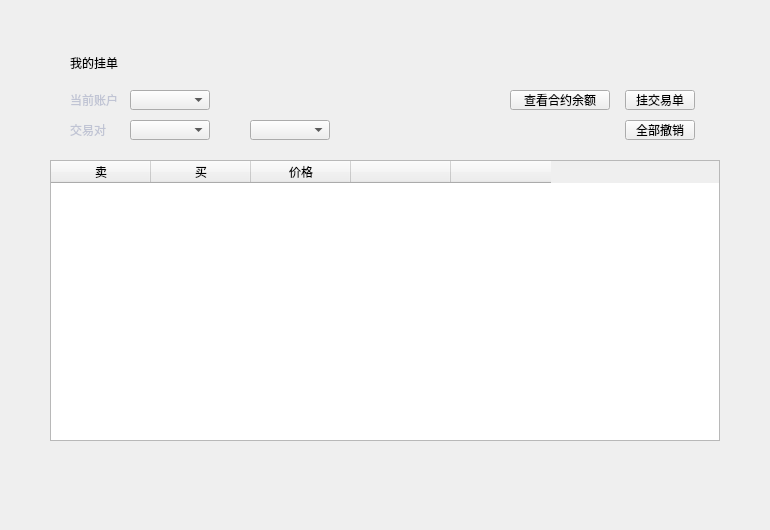
<?xml version="1.0" encoding="UTF-8"?>
<ui version="4.0">
 <class>MyExchangeContractPage</class>
 <widget class="QWidget" name="MyExchangeContractPage">
  <property name="geometry">
   <rect>
    <x>0</x>
    <y>0</y>
    <width>770</width>
    <height>530</height>
   </rect>
  </property>
  <property name="font">
   <font>
    <family>微软雅黑</family>
   </font>
  </property>
  <property name="windowTitle">
   <string>Form</string>
  </property>
  <widget class="QToolButton" name="sellBtn">
   <property name="geometry">
    <rect>
     <x>625</x>
     <y>90</y>
     <width>70</width>
     <height>20</height>
    </rect>
   </property>
   <property name="cursor">
    <cursorShape>PointingHandCursor</cursorShape>
   </property>
   <property name="styleSheet">
    <string notr="true"/>
   </property>
   <property name="text">
    <string>挂交易单</string>
   </property>
  </widget>
  <widget class="QLabel" name="label">
   <property name="geometry">
    <rect>
     <x>70</x>
     <y>90</y>
     <width>60</width>
     <height>20</height>
    </rect>
   </property>
   <property name="font">
    <font>
     <family>微软雅黑</family>
    </font>
   </property>
   <property name="styleSheet">
    <string notr="true">color: rgb(192, 196, 212);</string>
   </property>
   <property name="text">
    <string>当前账户</string>
   </property>
   <property name="alignment">
    <set>Qt::AlignLeading|Qt::AlignLeft|Qt::AlignVCenter</set>
   </property>
  </widget>
  <widget class="QComboBox" name="accountComboBox">
   <property name="geometry">
    <rect>
     <x>130</x>
     <y>90</y>
     <width>80</width>
     <height>20</height>
    </rect>
   </property>
   <property name="font">
    <font>
     <family>微软雅黑</family>
     <weight>50</weight>
     <bold>false</bold>
    </font>
   </property>
   <property name="focusPolicy">
    <enum>Qt::NoFocus</enum>
   </property>
   <property name="styleSheet">
    <string notr="true"/>
   </property>
  </widget>
  <widget class="QToolButton" name="balanceBtn">
   <property name="geometry">
    <rect>
     <x>510</x>
     <y>90</y>
     <width>100</width>
     <height>20</height>
    </rect>
   </property>
   <property name="cursor">
    <cursorShape>PointingHandCursor</cursorShape>
   </property>
   <property name="text">
    <string>查看合约余额</string>
   </property>
  </widget>
  <widget class="QLabel" name="title_label">
   <property name="geometry">
    <rect>
     <x>70</x>
     <y>50</y>
     <width>200</width>
     <height>26</height>
    </rect>
   </property>
   <property name="styleSheet">
    <string notr="true"/>
   </property>
   <property name="text">
    <string>我的挂单</string>
   </property>
  </widget>
  <widget class="QComboBox" name="assetComboBox2">
   <property name="geometry">
    <rect>
     <x>250</x>
     <y>120</y>
     <width>80</width>
     <height>20</height>
    </rect>
   </property>
   <property name="font">
    <font>
     <family>微软雅黑</family>
     <weight>50</weight>
     <bold>false</bold>
    </font>
   </property>
   <property name="focusPolicy">
    <enum>Qt::NoFocus</enum>
   </property>
   <property name="styleSheet">
    <string notr="true"/>
   </property>
  </widget>
  <widget class="QLabel" name="label_2">
   <property name="geometry">
    <rect>
     <x>223</x>
     <y>127</y>
     <width>14</width>
     <height>5</height>
    </rect>
   </property>
   <property name="font">
    <font>
     <family>微软雅黑</family>
    </font>
   </property>
   <property name="styleSheet">
    <string notr="true">color: rgb(192, 196, 212);
background-image: url(:/ui/wallet_ui/switch.png);</string>
   </property>
   <property name="text">
    <string/>
   </property>
   <property name="alignment">
    <set>Qt::AlignLeading|Qt::AlignLeft|Qt::AlignVCenter</set>
   </property>
  </widget>
  <widget class="QTableWidget" name="ordersTableWidget">
   <property name="geometry">
    <rect>
     <x>50</x>
     <y>160</y>
     <width>670</width>
     <height>281</height>
    </rect>
   </property>
   <column>
    <property name="text">
     <string>卖</string>
    </property>
    <property name="font">
     <font>
      <family>微软雅黑</family>
     </font>
    </property>
    <property name="textAlignment">
     <set>AlignCenter</set>
    </property>
   </column>
   <column>
    <property name="text">
     <string>买</string>
    </property>
    <property name="font">
     <font>
      <family>微软雅黑</family>
     </font>
    </property>
    <property name="textAlignment">
     <set>AlignCenter</set>
    </property>
   </column>
   <column>
    <property name="text">
     <string>价格</string>
    </property>
    <property name="font">
     <font>
      <family>微软雅黑</family>
     </font>
    </property>
    <property name="textAlignment">
     <set>AlignCenter</set>
    </property>
   </column>
   <column>
    <property name="text">
     <string/>
    </property>
   </column>
   <column>
    <property name="text">
     <string/>
    </property>
   </column>
  </widget>
  <widget class="QToolButton" name="withdrawAllBtn">
   <property name="geometry">
    <rect>
     <x>625</x>
     <y>120</y>
     <width>70</width>
     <height>20</height>
    </rect>
   </property>
   <property name="cursor">
    <cursorShape>PointingHandCursor</cursorShape>
   </property>
   <property name="styleSheet">
    <string notr="true"/>
   </property>
   <property name="text">
    <string>全部撤销</string>
   </property>
  </widget>
  <widget class="QComboBox" name="assetComboBox">
   <property name="geometry">
    <rect>
     <x>130</x>
     <y>120</y>
     <width>80</width>
     <height>20</height>
    </rect>
   </property>
   <property name="font">
    <font>
     <family>微软雅黑</family>
     <weight>50</weight>
     <bold>false</bold>
    </font>
   </property>
   <property name="focusPolicy">
    <enum>Qt::NoFocus</enum>
   </property>
   <property name="styleSheet">
    <string notr="true"/>
   </property>
  </widget>
  <widget class="QLabel" name="label_4">
   <property name="geometry">
    <rect>
     <x>70</x>
     <y>120</y>
     <width>60</width>
     <height>20</height>
    </rect>
   </property>
   <property name="font">
    <font>
     <family>微软雅黑</family>
    </font>
   </property>
   <property name="styleSheet">
    <string notr="true">color: rgb(192, 196, 212);</string>
   </property>
   <property name="text">
    <string>交易对</string>
   </property>
   <property name="alignment">
    <set>Qt::AlignLeading|Qt::AlignLeft|Qt::AlignVCenter</set>
   </property>
  </widget>
 </widget>
 <resources/>
 <connections/>
</ui>
